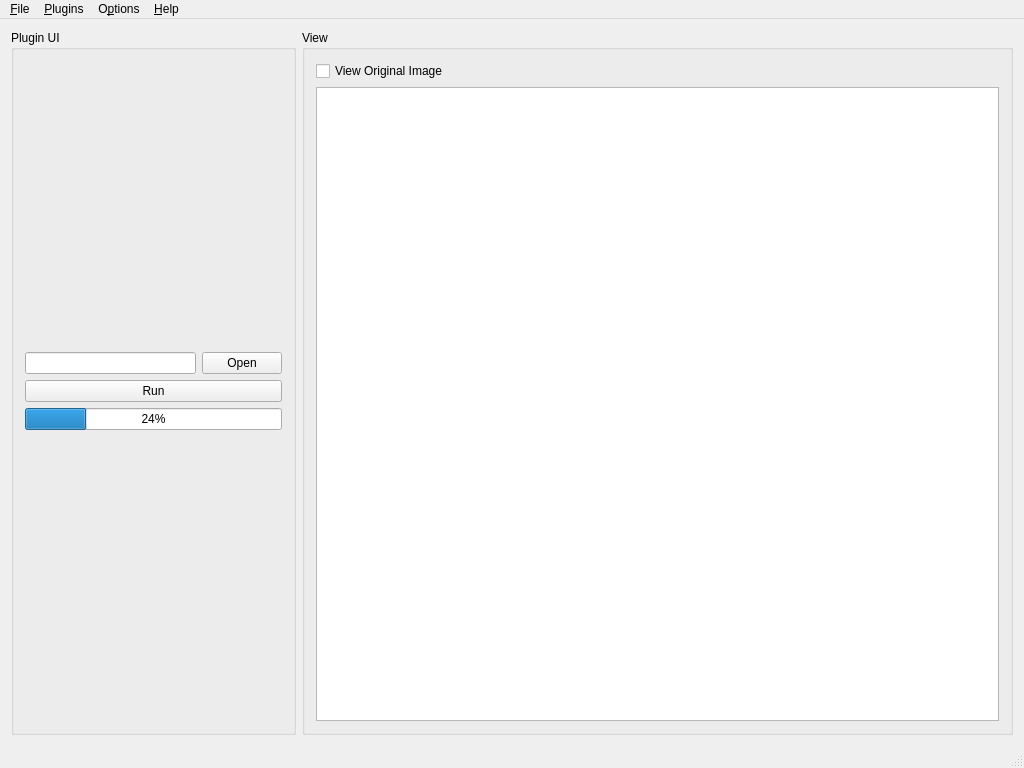
<?xml version="1.0" encoding="UTF-8"?>
<ui version="4.0">
 <class>MainWindow</class>
 <widget class="QMainWindow" name="MainWindow">
  <property name="geometry">
   <rect>
    <x>0</x>
    <y>0</y>
    <width>1024</width>
    <height>768</height>
   </rect>
  </property>
  <property name="minimumSize">
   <size>
    <width>1024</width>
    <height>768</height>
   </size>
  </property>
  <property name="windowTitle">
   <string>Computer Vision</string>
  </property>
  <widget class="QWidget" name="centralWidget">
   <layout class="QGridLayout" name="gridLayout">
    <item row="0" column="0">
     <layout class="QGridLayout" name="gridLayout_2" columnstretch="2,5">
      <item row="0" column="0">
       <widget class="QGroupBox" name="pluginGroup">
        <property name="title">
         <string>Plugin UI</string>
        </property>
        <layout class="QGridLayout" name="gridLayout_4">
         <item row="3" column="0">
          <layout class="QVBoxLayout" name="pluginLayout"/>
         </item>
         <item row="2" column="0">
          <layout class="QVBoxLayout" name="PdwVisionLayout">
           <item>
            <layout class="QHBoxLayout" name="horizontalLayout_2">
             <item>
              <widget class="QLineEdit" name="openLineEdit"/>
             </item>
             <item>
              <widget class="QPushButton" name="openPushButton">
               <property name="text">
                <string>Open</string>
               </property>
              </widget>
             </item>
            </layout>
           </item>
           <item>
            <widget class="QPushButton" name="runPushButton">
             <property name="text">
              <string>Run</string>
             </property>
            </widget>
           </item>
           <item>
            <widget class="QProgressBar" name="runProgressBar">
             <property name="value">
              <number>24</number>
             </property>
            </widget>
           </item>
          </layout>
         </item>
        </layout>
       </widget>
      </item>
      <item row="0" column="1">
       <widget class="QGroupBox" name="groupBox">
        <property name="title">
         <string>View</string>
        </property>
        <layout class="QGridLayout" name="gridLayout_6">
         <item row="1" column="0">
          <widget class="QEnhancedGraphicsView" name="graphicsView"/>
         </item>
         <item row="0" column="0">
          <layout class="QHBoxLayout" name="horizontalLayout">
           <item>
            <widget class="QCheckBox" name="viewOriginalCheck">
             <property name="text">
              <string>View Original Image</string>
             </property>
            </widget>
           </item>
          </layout>
         </item>
        </layout>
       </widget>
      </item>
     </layout>
    </item>
   </layout>
  </widget>
  <widget class="QStatusBar" name="statusBar"/>
  <widget class="QMenuBar" name="menuBar">
   <property name="geometry">
    <rect>
     <x>0</x>
     <y>0</y>
     <width>1024</width>
     <height>25</height>
    </rect>
   </property>
   <widget class="QMenu" name="menuFile">
    <property name="title">
     <string>&amp;File</string>
    </property>
    <addaction name="actionOpenFile"/>
    <addaction name="actionSaveFile"/>
    <addaction name="actionOpenImage"/>
    <addaction name="actionSaveImage"/>
    <addaction name="actionExit"/>
   </widget>
   <widget class="QMenu" name="menuPlugins">
    <property name="title">
     <string>&amp;Plugins</string>
    </property>
   </widget>
   <widget class="QMenu" name="menuOptions">
    <property name="title">
     <string>O&amp;ptions</string>
    </property>
    <addaction name="actionLanguage"/>
    <addaction name="actionTheme"/>
   </widget>
   <widget class="QMenu" name="menuHelp">
    <property name="title">
     <string>&amp;Help</string>
    </property>
    <addaction name="actionAboutQt"/>
   </widget>
   <addaction name="menuFile"/>
   <addaction name="menuPlugins"/>
   <addaction name="menuOptions"/>
   <addaction name="menuHelp"/>
  </widget>
  <action name="actionOpenImage">
   <property name="text">
    <string>&amp;Open Image</string>
   </property>
   <property name="shortcut">
    <string>Ctrl+O</string>
   </property>
  </action>
  <action name="actionSaveImage">
   <property name="text">
    <string>&amp;Save Image</string>
   </property>
   <property name="shortcut">
    <string>Ctrl+S</string>
   </property>
  </action>
  <action name="actionExit">
   <property name="text">
    <string>E&amp;xit</string>
   </property>
  </action>
  <action name="actionAboutQt">
   <property name="text">
    <string>&amp;About Qt</string>
   </property>
  </action>
  <action name="actionLanguage">
   <property name="text">
    <string>Language</string>
   </property>
  </action>
  <action name="actionTheme">
   <property name="text">
    <string>Theme</string>
   </property>
  </action>
  <action name="action_Camera">
   <property name="text">
    <string>&amp;Camera</string>
   </property>
  </action>
  <action name="actionOpenFile">
   <property name="text">
    <string>Open File</string>
   </property>
  </action>
  <action name="actionSaveFile">
   <property name="text">
    <string>Save File</string>
   </property>
  </action>
 </widget>
 <layoutdefault spacing="6" margin="11"/>
 <customwidgets>
  <customwidget>
   <class>QEnhancedGraphicsView</class>
   <extends>QGraphicsView</extends>
   <header>qenhancedgraphicsview.h</header>
  </customwidget>
 </customwidgets>
 <resources/>
 <connections/>
</ui>
